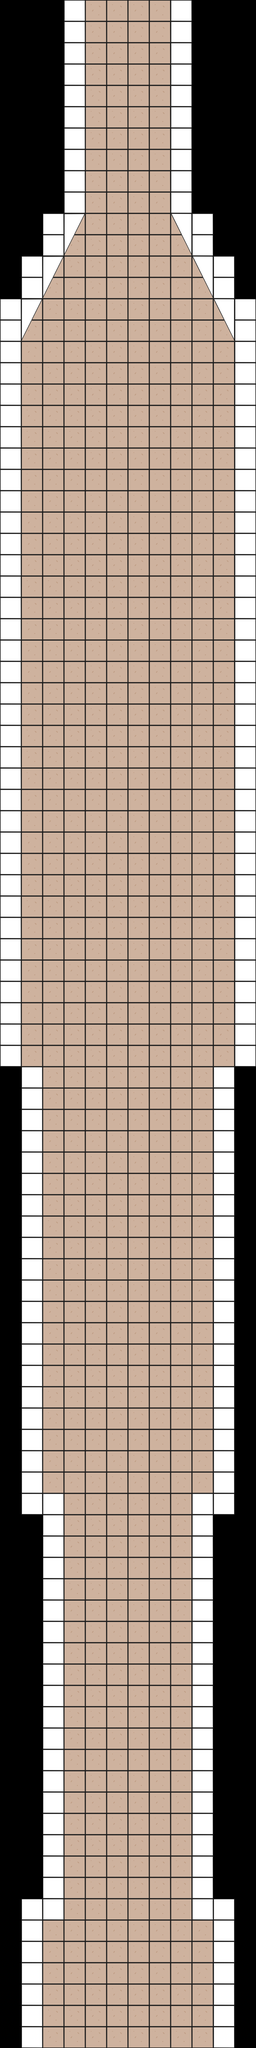

This is a level from a 2D game, rendered from its Tiled map with the project's own tilesets. A one-line summary and the map file follow, with tile-layer data summarised:
An orthogonal 12x96 tile map with 64x64 px tiles, 2 tile layers (floor, wall) and 84 objects (45x enemy, 32x ball, 5x trigger_cloner, point_start, counter).

<map version="1.10" tiledversion="1.11.2" orientation="orthogonal" renderorder="right-down" width="12" height="96" tilewidth="64" tileheight="64" infinite="0" nextlayerid="10" nextobjectid="85">
 <tileset firstgid="1" source="saa_tt_sheet.tsx" />
 <group id="2" name="Group Layer 1" locked="1">
  <layer id="1" name="floor" width="12" height="96" locked="1">
   <data>[1152 cells, 756 non-empty, 1 distinct tile ids]</data>
  </layer>
  <layer id="3" name="wall" width="12" height="96" locked="1">
   <data>[1152 cells, 208 non-empty, 5 distinct tile ids]</data>
  </layer>
 </group>
 <group id="4" name="Group Layer 2">
  <objectgroup color="#00ff00" id="5" name="Object Layer 1" locked="1">
   <object id="1" name="Start" type="point_start" x="384" y="5568">
    <point />
   </object>
  </objectgroup>
  <objectgroup id="6" name="Object Layer 2" locked="1">
   <object id="2" type="ball" x="329.333" y="5628">
    <point />
   </object>
   <object id="3" type="ball" x="382.667" y="5678.67">
    <point />
   </object>
   <object id="4" type="ball" x="469.333" y="5645.33">
    <point />
   </object>
   <object id="5" type="ball" x="466.667" y="5757.33">
    <point />
   </object>
   <object id="6" type="ball" x="324" y="5725.33">
    <point />
   </object>
   <object id="7" type="ball" x="324" y="5776">
    <point />
   </object>
   <object id="8" type="ball" x="358.667" y="5790.67">
    <point />
   </object>
   <object id="9" type="ball" x="417.333" y="5812">
    <point />
   </object>
   <object id="10" type="ball" x="406.667" y="5881.33">
    <point />
   </object>
   <object id="11" type="ball" x="349.333" y="5817.33">
    <point />
   </object>
   <object id="12" type="ball" x="281.333" y="5836">
    <point />
   </object>
   <object id="13" type="ball" x="276" y="5768">
    <point />
   </object>
   <object id="14" type="ball" x="392" y="5716">
    <point />
   </object>
   <object id="15" type="ball" x="445.333" y="5741.33">
    <point />
   </object>
   <object id="16" type="ball" x="449.333" y="5693.33">
    <point />
   </object>
   <object id="17" type="ball" x="422.667" y="5678.67">
    <point />
   </object>
   <object id="18" type="ball" x="408" y="5638.67">
    <point />
   </object>
   <object id="19" type="ball" x="324" y="5657.33">
    <point />
   </object>
   <object id="20" type="ball" x="314.667" y="5698.67">
    <point />
   </object>
   <object id="21" type="ball" x="277.333" y="5669.33">
    <point />
   </object>
   <object id="22" type="ball" x="369.333" y="5749.33">
    <point />
   </object>
   <object id="23" type="ball" x="440" y="5800">
    <point />
   </object>
   <object id="24" type="ball" x="462.667" y="5846.67">
    <point />
   </object>
   <object id="25" type="ball" x="486.667" y="5796">
    <point />
   </object>
   <object id="26" type="ball" x="490.667" y="5862.67">
    <point />
   </object>
   <object id="27" type="ball" x="437.333" y="5893.33">
    <point />
   </object>
   <object id="28" type="ball" x="354.667" y="5876">
    <point />
   </object>
   <object id="29" type="ball" x="318.667" y="5908">
    <point />
   </object>
   <object id="30" type="ball" x="333.333" y="5836">
    <point />
   </object>
   <object id="31" type="ball" x="306.667" y="5833.33">
    <point />
   </object>
   <object id="32" type="ball" x="489.333" y="5696">
    <point />
   </object>
   <object id="33" type="ball" x="408" y="5725.33">
    <point />
   </object>
  </objectgroup>
  <objectgroup color="#ffffff" id="7" name="Object Layer 3" locked="1">
   <object id="34" name="x0" type="trigger_cloner" x="192" y="4736" width="128" height="64">
    <properties>
     <property name="multiply" type="int" value="0" />
    </properties>
   </object>
   <object id="35" name="x2" type="trigger_cloner" x="448" y="4736" width="128" height="64">
    <properties>
     <property name="multiply" type="int" value="2" />
    </properties>
   </object>
   <object id="36" name="x3" type="trigger_cloner" x="296" y="4356" width="170" height="28">
    <properties>
     <property name="multiply" type="int" value="3" />
    </properties>
   </object>
   <object id="37" name="x0" type="trigger_cloner" x="64" y="1088" width="128" height="2112">
    <properties>
     <property name="multiply" type="int" value="0" />
    </properties>
   </object>
   <object id="38" name="x0" type="trigger_cloner" x="576" y="1088" width="128" height="2112">
    <properties>
     <property name="multiply" type="int" value="0" />
    </properties>
   </object>
  </objectgroup>
  <objectgroup color="#ff0000" id="8" name="Object Layer 4">
   <object id="39" type="enemy" x="250" y="5086">
    <point />
   </object>
   <object id="40" type="enemy" x="348" y="5086">
    <point />
   </object>
   <object id="41" type="enemy" x="486" y="5078">
    <point />
   </object>
   <object id="42" type="enemy" x="272" y="3750">
    <point />
   </object>
   <object id="43" type="enemy" x="302" y="3736">
    <point />
   </object>
   <object id="44" type="enemy" x="324" y="3750">
    <point />
   </object>
   <object id="45" type="enemy" x="346" y="3762">
    <point />
   </object>
   <object id="46" type="enemy" x="364" y="3736">
    <point />
   </object>
   <object id="47" type="enemy" x="390" y="3744">
    <point />
   </object>
   <object id="48" type="enemy" x="396" y="3766">
    <point />
   </object>
   <object id="49" type="enemy" x="426" y="3744">
    <point />
   </object>
   <object id="50" type="enemy" x="466" y="3748">
    <point />
   </object>
   <object id="51" type="enemy" x="480" y="3766">
    <point />
   </object>
   <object id="52" type="enemy" x="508" y="3750">
    <point />
   </object>
   <object id="53" type="enemy" x="516" y="3770">
    <point />
   </object>
   <object id="54" type="enemy" x="496" y="3788">
    <point />
   </object>
   <object id="55" type="enemy" x="448" y="3774">
    <point />
   </object>
   <object id="56" type="enemy" x="420" y="3784">
    <point />
   </object>
   <object id="57" type="enemy" x="384" y="3790">
    <point />
   </object>
   <object id="58" type="enemy" x="350" y="3780">
    <point />
   </object>
   <object id="59" type="enemy" x="330" y="3782">
    <point />
   </object>
   <object id="60" type="enemy" x="302" y="3786">
    <point />
   </object>
   <object id="61" type="enemy" x="280" y="3764">
    <point />
   </object>
   <object id="62" type="enemy" x="258" y="3772">
    <point />
   </object>
   <object id="63" type="enemy" x="224" y="3800">
    <point />
   </object>
   <object id="64" type="enemy" x="300" y="2732">
    <point />
   </object>
   <object id="65" type="enemy" x="326" y="2730">
    <point />
   </object>
   <object id="66" type="enemy" x="352" y="2736">
    <point />
   </object>
   <object id="67" type="enemy" x="342" y="2772">
    <point />
   </object>
   <object id="68" type="enemy" x="320" y="2764">
    <point />
   </object>
   <object id="69" type="enemy" x="470" y="2392">
    <point />
   </object>
   <object id="70" type="enemy" x="480" y="2044">
    <point />
   </object>
   <object id="71" type="enemy" x="462" y="2050">
    <point />
   </object>
   <object id="72" type="enemy" x="468" y="2056">
    <point />
   </object>
   <object id="73" type="enemy" x="486" y="2070">
    <point />
   </object>
   <object id="74" type="enemy" x="504" y="2072">
    <point />
   </object>
   <object id="75" type="enemy" x="476" y="2102">
    <point />
   </object>
   <object id="76" type="enemy" x="442" y="2082">
    <point />
   </object>
   <object id="77" type="enemy" x="252" y="1334">
    <point />
   </object>
   <object id="78" type="enemy" x="282" y="1334">
    <point />
   </object>
   <object id="79" type="enemy" x="282" y="1354">
    <point />
   </object>
   </objectgroup>
  <objectgroup color="#00ffff" id="9" name="Object Layer 5" locked="1">
   <!-- 1 objects omitted --></objectgroup>
 </group>
</map>
<!-- 5 of 84 objects omitted -->
